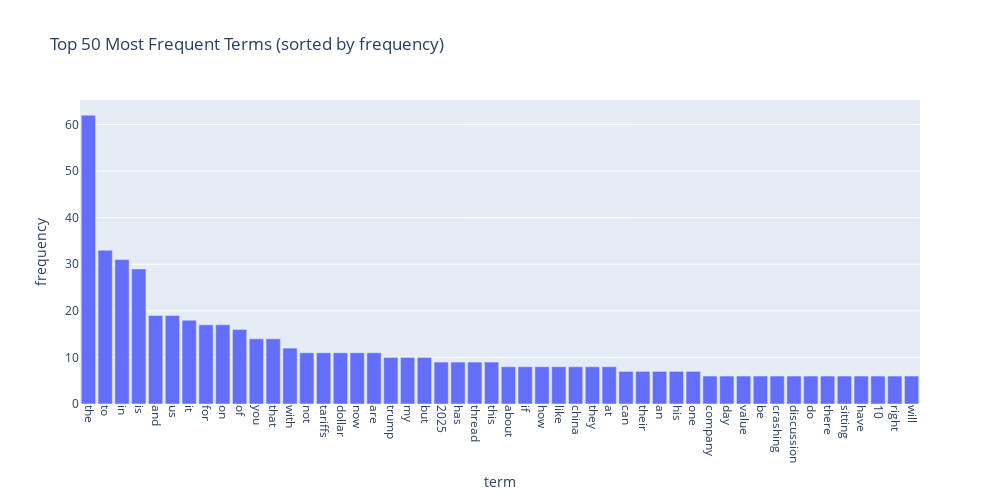

Write notebook code for a chart like this one.
### Markdown cell above
### **Exercise 14**

### Code cell
term_frequencies = np.asarray(X_counts.sum(axis=0)).flatten()
sorted_idx = np.argsort(term_frequencies)[::-1]

# Select top N terms
top_n = 50
terms = count_vect.get_feature_names_out()[sorted_idx[:top_n]]
freqs = term_frequencies[sorted_idx[:top_n]]

# Create DataFrame for plotting
df_terms = pd.DataFrame({"term": terms, "frequency": freqs})

# Sort DataFrame by frequency descending (for long-tail visualization)
df_terms = df_terms.sort_values(by="frequency", ascending=False)
# Create bar chart
fig = px.bar(df_terms, x="term", y="frequency", 
             title=f"Top {top_n} Most Frequent Terms (sorted by frequency)")

# Update layout for readability
fig.update_layout(
    xaxis_tickangle=90,
    width=1000,
    height=500,
    bargap=0.15,
    font=dict(size=12)
)

fig.show()

### Figure 1 — Plotly figure (JSON) as saved in the notebook; plotly's stock layout.template omitted (floating-point values rounded to 4 significant figures)
{"data": [{"hovertemplate": "term=%{x}<br>frequency=%{y}<extra></extra>", "legendgroup": "", "marker": {"color": "#636efa", "pattern": {"shape": ""}}, "name": "", "orientation": "v", "showlegend": false, "textposition": "auto", "type": "bar", "x": ["the", "to", "in", "is", "and", "us", "it", "for", "on", "of", "you", "that", "with", "not", "tariffs", "dollar", "now", "are", "trump", "my", "but", "2025", "has", "thread", "this", "about", "if", "how", "like", "china", "they", "at", "can", "their", "an", "his", "one", "company", "day", "value", "be", "crashing", "discussion", "do", "there", "sitting", "have", "10", "right", "will"], "xaxis": "x", "y": [62, 33, 31, 29, 19, 19, 18, 17, 17, 16, 14, 14, 12, 11, 11, 11, 11, 11, 10, 10, 10, 9, 9, 9, 9, 8, 8, 8, 8, 8, 8, 8, 7, 7, 7, 7, 7, 6, 6, 6, 6, 6, 6, 6, 6, 6, 6, 6, 6, 6], "yaxis": "y"}], "layout": {"bargap": 0.15, "barmode": "relative", "font": {"size": 12}, "height": 500, "legend": {"tracegroupgap": 0}, "title": {"text": "Top 50 Most Frequent Terms (sorted by frequency)"}, "width": 1000, "xaxis": {"anchor": "y", "domain": [0, 1], "tickangle": 90, "title": {"text": "term"}}, "yaxis": {"anchor": "x", "domain": [0, 1], "title": {"text": "frequency"}}}}
